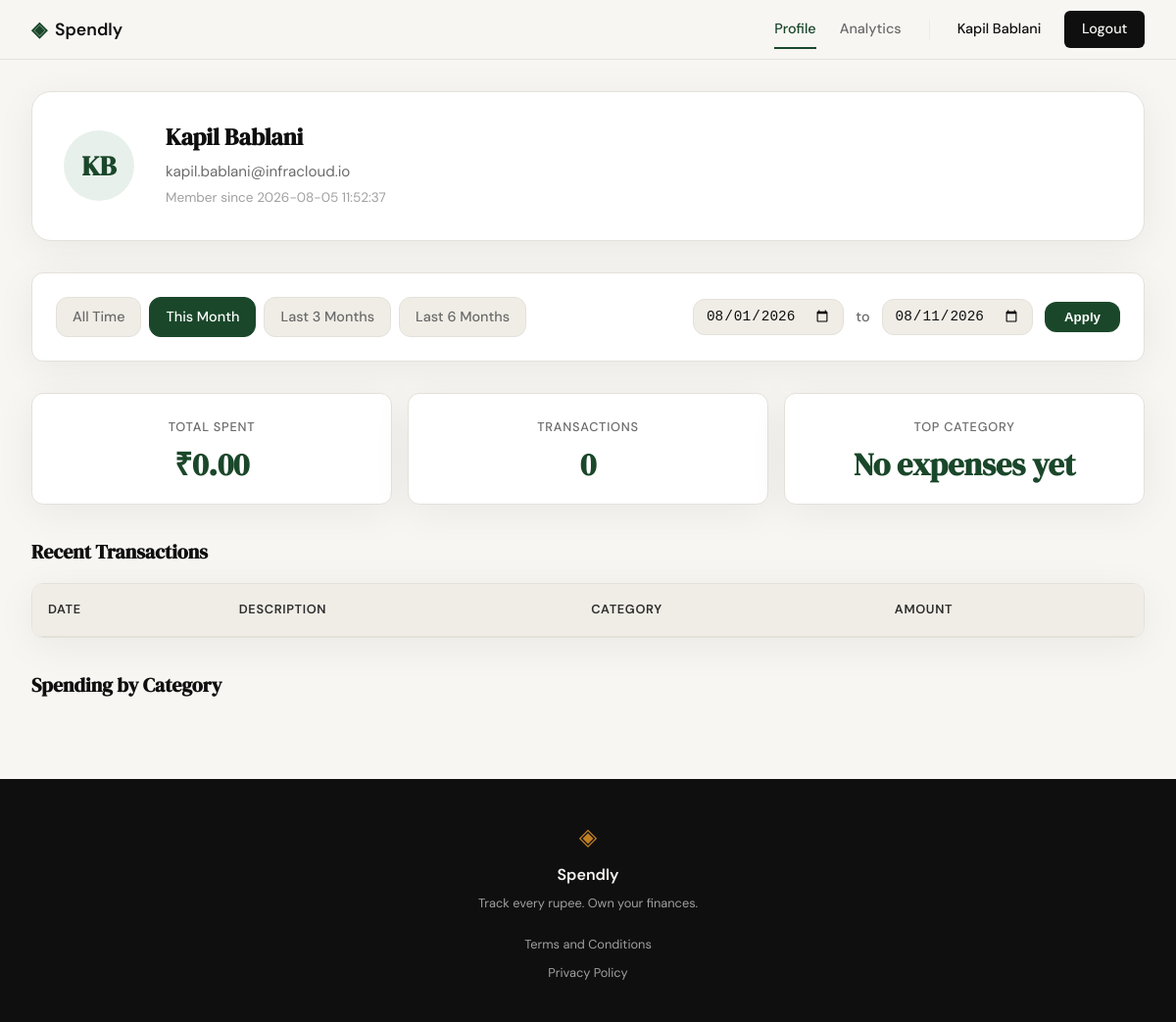
The page /profile?date_from=2026-08-01&date_to=2026-08-11 (signed in) on the database as committed earlier.
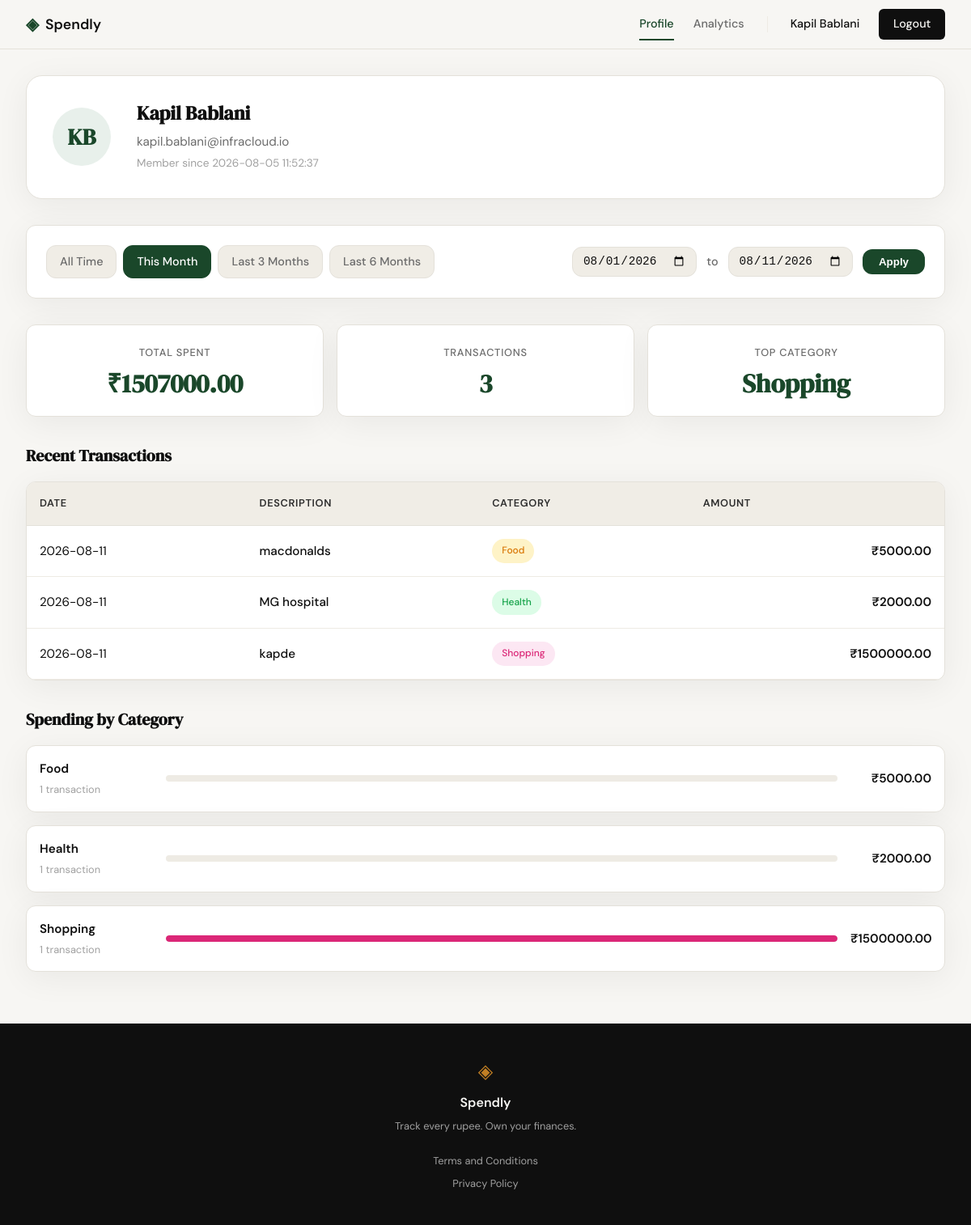
The same page on the database as committed later.
### tables this page shows
CREATE TABLE users (
            id INTEGER PRIMARY KEY AUTOINCREMENT,
            name TEXT NOT NULL,
            email TEXT UNIQUE NOT NULL,
            password_hash TEXT NOT NULL,
            created_at TEXT DEFAULT (datetime('now'))
        );

CREATE TABLE expenses (
            id INTEGER PRIMARY KEY AUTOINCREMENT,
            user_id INTEGER NOT NULL,
            amount REAL NOT NULL,
            category TEXT NOT NULL,
            date TEXT NOT NULL,
            description TEXT,
            created_at TEXT DEFAULT (datetime('now')),
            FOREIGN KEY (user_id) REFERENCES users (id)
        );

### app.py (the view)
@app.route("/profile")
def profile():
    if not session.get("user_id"):
        return redirect(url_for("login"))
    user_id = session.get("user_id")
    date_from = parse_iso_date(request.args.get("date_from"))
    date_to = parse_iso_date(request.args.get("date_to"))
    if date_from and date_to and date_from > date_to:
        flash("Start date must be before end date.", "error")
        date_from = None
        date_to = None
    user = get_user_by_id(user_id)
    if not user:
        return redirect(url_for("login"))
    user_name = user["name"]
    user_email = user["email"]
    user_initials = "".join(word[0].upper() for word in user_name.split())
    member_since = user["created_at"]
    expenses = get_user_expenses(user_id, date_from, date_to)
    transactions_data = [
        {
            "date": expense["date"],
            "description": expense["description"] or "",
            "category": expense["category"],
            "category_slug": expense["category"].lower(),
            "amount": f"{expense['amount']:.2f}"
        }
        for expense in expenses
    ]
    summary = get_expense_summary(user_id, date_from, date_to)
    total_spent = summary["total"]
    transaction_count = summary["count"]
    top_category = summary["top_category"]
    categories = summary["categories"]
    preset_this_month = get_preset_dates("this_month")
    preset_last_3_months = get_preset_dates("last_3_months")
    preset_last_6_months = get_preset_dates("last_6_months")
    active_preset = determine_active_preset(date_from, date_to)
    context = {
        "user_name": user_name,
        "user_initials": user_initials,
        "user_email": user_email,
        "member_since": member_since,
        "total_spent": total_spent,
        "transaction_count": transaction_count,
        "top_category": top_category,
        "transactions": transactions_data,
        "categories": categories,
        "date_from": date_from,
        "date_to": date_to,
        "active_preset": active_preset,
        "preset_this_month": preset_this_month,
        "preset_last_3_months": preset_last_3_months,
        "preset_last_6_months": preset_last_6_months,
    }
    return render_template("profile.html", **context)

### app.py (called while the page is built)
def parse_iso_date(value):
    if not value:
        return None
    try:
        return datetime.strptime(value, "%Y-%m-%d").date().isoformat()
    except ValueError:
        return None

def get_preset_dates(preset):
    today = datetime.now().date()
    if preset == "this_month":
        return {
            "from": today.replace(day=1).isoformat(),
            "to": today.isoformat()
        }
    elif preset == "last_3_months":
        return {
            "from": (today - timedelta(days=90)).isoformat(),
            "to": today.isoformat()
        }
    elif preset == "last_6_months":
        return {
            "from": (today - timedelta(days=180)).isoformat(),
            "to": today.isoformat()
        }
    else:  # "all_time" or absent
        return {"from": None, "to": None}

def determine_active_preset(date_from, date_to):
    if not date_from or not date_to:
        return "all_time"
    for preset in ("this_month", "last_3_months", "last_6_months"):
        preset_dates = get_preset_dates(preset)
        if date_from == preset_dates["from"] and date_to == preset_dates["to"]:
            return preset
    return "custom"

### database/db.py (called while the page is built)
def get_db():
    db_path = os.path.join(os.path.dirname(__file__), "..", "spendly.db")
    conn = sqlite3.connect(db_path)
    conn.row_factory = sqlite3.Row
    conn.execute("PRAGMA foreign_keys = ON")
    return conn

def get_user_by_id(user_id):
    db = get_db()
    cursor = db.cursor()
    cursor.execute("SELECT id, name, email, created_at FROM users WHERE id = ?", (user_id,))
    user = cursor.fetchone()
    db.close()
    return user

def get_user_expenses(user_id, date_from=None, date_to=None):
    db = get_db()
    cursor = db.cursor()
    query = "SELECT id, amount, category, date, description FROM expenses WHERE user_id = ?"
    params = [user_id]
    if date_from and date_to:
        query += " AND date BETWEEN ? AND ?"
        params.extend([date_from, date_to])
    query += " ORDER BY date DESC"
    cursor.execute(query, tuple(params))
    expenses = cursor.fetchall()
    db.close()
    return expenses if expenses else []

### templates/profile.html (shortened to what this page needs)
{% extends "base.html" %}
{% block head %}
<link rel="stylesheet" href="{{ url_for('static', filename='css/profile.css') }}">
{% endblock %}
{% block content %}
<div class="profile-wrapper">
  <div class="user-card">
    <div class="user-avatar">{{ user_initials }}</div>
    <div class="user-details">
      <h1 class="user-name">{{ user_name }}</h1>
      <p class="user-email">{{ user_email }}</p>
      <p class="user-meta">Member since {{ member_since }}</p>
    </div>
  </div>
  <div class="filter-bar">
    <div class="filter-presets">
      <a href="{{ url_for('profile') }}"
         class="preset-btn {% if active_preset == 'all_time' %}preset-btn--active{% endif %}">
        All Time
      </a>
      <a href="{{ url_for('profile', date_from=preset_this_month['from'], date_to=preset_this_month['to']) }}"
         class="preset-btn {% if active_preset == 'this_month' %}preset-btn--active{% endif %}">
        This Month
      </a>
      <a href="{{ url_for('profile', date_from=preset_last_3_months['from'], date_to=preset_last_3_months['to']) }}"
         class="preset-btn {% if active_preset == 'last_3_months' %}preset-btn--active{% endif %}">
        Last 3 Months
      </a>
      <a href="{{ url_for('profile', date_from=preset_last_6_months['from'], date_to=preset_last_6_months['to']) }}"
         class="preset-btn {% if active_preset == 'last_6_months' %}preset-btn--active{% endif %}">
        Last 6 Months
      </a>
    </div>
    <form method="GET" action="{{ url_for('profile') }}" class="filter-form">
      <input type="date" name="date_from" value="{{ date_from or '' }}" class="filter-input">
      <span class="filter-separator">to</span>
      <input type="date" name="date_to" value="{{ date_to or '' }}" class="filter-input">
      <button type="submit" class="filter-apply">Apply</button>
    </form>
  </div>
  <div class="stats-grid">
    <div class="stat-box">
      <div class="stat-label">Total Spent</div>
      <div class="stat-value">₹{{ total_spent }}</div>
    </div>
    <div class="stat-box">
      <div class="stat-label">Transactions</div>
      <div class="stat-value">{{ transaction_count }}</div>
    </div>
    <div class="stat-box">
      <div class="stat-label">Top Category</div>
      <div class="stat-value">{{ top_category }}</div>
    </div>
  </div>
  <section class="profile-section">
    <h2 class="section-heading">Recent Transactions</h2>
    <div class="transactions-table-wrapper">
      <table class="transactions-table">
        <thead>
          <tr>
            <th>Date</th>
            <th>Description</th>
            <th>Category</th>
            <th class="amount-cell">Amount</th>
          </tr>
        </thead>
        <tbody>
          {% for transaction in transactions %}
          <tr>
            <td class="date-cell">{{ transaction.date }}</td>
            <td class="description-cell">{{ transaction.description }}</td>
            <td class="category-cell">
              <span class="category-badge category-{{ transaction.category_slug }}">
                {{ transaction.category }}
              </span>
            </td>
            <td class="amount-cell">₹{{ transaction.amount }}</td>
          </tr>
          {% endfor %}
        </tbody>
      </table>
    </div>
  </section>
  <section class="profile-section">
    <h2 class="section-heading">Spending by Category</h2>
    <div class="breakdown-list">
      {% for category in categories %}
      <div class="breakdown-item">
        <div class="breakdown-label">
          <span class="breakdown-name">{{ category.name }}</span>
          <span class="breakdown-count">{{ category.count }} transaction{% if category.count != 1 %}s{% endif %}</span>
        </div>
        <div class="breakdown-bar-container">
          <div class="breakdown-bar">
            <div
              class="breakdown-bar-fill category-{{ category.slug }}"
              style="width: {{ category.percentage }}%"
            ></div>
          </div>
        </div>
        <div class="breakdown-amount">₹{{ category.total }}</div>
      </div>
      {% endfor %}
    </div>
  </section>
</div>
{% endblock %}

### templates/base.html (shortened to what this page needs)
<!DOCTYPE html>
<html lang="en">
<head>
    <link rel="stylesheet" href="{{ url_for('static', filename='css/style.css') }}">
    {% block head %}{% endblock %}
</head>
<body>
    <nav class="navbar">
        <div class="nav-inner">
            <a href="{{ url_for('landing') }}" class="nav-brand">
                <span class="brand-icon">◈</span>
                <span class="brand-name">Spendly</span>
            </a>
            <div class="nav-links">
                {% if session.get('user_id') %}
                    <a href="{{ url_for('profile') }}" class="nav-link {% if request.endpoint == 'profile' %}active{% endif %}">Profile</a>
                    <a href="{{ url_for('analytics') }}" class="nav-link {% if request.endpoint == 'analytics' %}active{% endif %}">Analytics</a>
                    <span class="nav-username">{{ session.get('user_name', 'User') }}</span>
                    <a href="{{ url_for('logout') }}" class="nav-cta">Logout</a>
                {% else %}
                    <a href="{{ url_for('login') }}">Sign in</a>
                    <a href="{{ url_for('register') }}" class="nav-cta">Get started</a>
                {% endif %}
            </div>
        </div>
    </nav>
    <main class="main-content">
        {% block content %}{% endblock %}
    </main>
    <footer class="footer">
        <div class="footer-inner">
            <span class="brand-icon">◈</span>
            <span class="footer-name">Spendly</span>
            <p class="footer-copy">Track every rupee. Own your finances.</p>
            <div class="footer-links">
                <a href="{{ url_for('terms') }}">Terms and Conditions</a>
                <a href="{{ url_for('privacy') }}">Privacy Policy</a>
            </div>
        </div>
    </footer>
</body>
</html>

### static/css/style.css (style rules this page uses)
:root { --ink: #0f0f0f; --ink-soft: #2d2d2d; --ink-muted: #6b6b6b; --ink-faint: #a0a0a0; --paper: #f7f6f3; --paper-warm: #f0ede6; --paper-card: #ffffff; --accent: #1a472a; --accent-light: #e8f0eb; --accent-2: #c17f24; --accent-2-light: #fdf3e3; --danger: #c0392b; --danger-light: #fdecea; --border: #e4e1da; --border-soft: #eeebe4; --font-display: 'DM Serif Display', Georgia, serif; --font-body: 'DM Sans', system-ui, sans-serif; --max-width: 1200px; --auth-width: 440px; --radius-sm: 6px; --radius-md: 12px; --radius-lg: 20px; }
*, *::before, *::after { box-sizing: border-box; margin: 0; padding: 0; }
html { font-size: 16px; scroll-behavior: smooth; }
body { background: var(--paper); color: var(--ink); font-family: var(--font-body); font-size: 1rem; line-height: 1.6; -webkit-font-smoothing: antialiased; }
a { color: inherit; text-decoration: none; }
.navbar { position: sticky; top: 0; z-index: 100; background: var(--paper); border-bottom: 1px solid var(--border); padding: 0 2rem; }
.nav-inner { max-width: var(--max-width); margin: 0 auto; height: 60px; display: flex; align-items: center; justify-content: space-between; }
.nav-brand { display: flex; align-items: center; gap: 0.5rem; font-family: var(--font-body); font-weight: 600; font-size: 1.1rem; color: var(--ink); }
.brand-icon { color: var(--accent); font-size: 1.3rem; }
.brand-name { color: var(--ink); }
.nav-links { display: flex; align-items: center; gap: 1.5rem; font-size: 0.9rem; font-weight: 500; }
.nav-links a { color: var(--ink-muted); transition: color 0.2s; }
.nav-cta { background: var(--ink) !important; color: var(--paper) !important; padding: 0.45rem 1.1rem; border-radius: var(--radius-sm); transition: background 0.2s !important; }
.main-content { min-height: calc(100vh - 60px - 100px); }
.footer { background: var(--ink); color: var(--paper); padding: 2.5rem 2rem; text-align: center; }
.footer-inner { display: flex; flex-direction: column; align-items: center; gap: 0.4rem; }
.footer .brand-icon { color: var(--accent-2); font-size: 1.5rem; }
.footer-name { font-weight: 600; font-size: 1rem; }
.footer-copy { font-size: 0.8rem; color: var(--ink-faint); }
.footer-links { display: flex; flex-direction: column; gap: 0.5rem; margin-top: 1rem; }
.footer-links a { font-size: 0.8rem; color: var(--ink-faint); transition: color 0.2s; }
.nav-link { position: relative; color: var(--ink-muted); transition: color 0.2s; }
.nav-link.active { color: var(--accent); font-weight: 500; }
.nav-link.active::after { content: ''; position: absolute; bottom: -8px; left: 0; right: 0; height: 2px; background: var(--accent); }

Rows that differ between the two databases and show on the page:
added expenses: category "Shopping", name "Shopping", count "1", {{ category.percentage }} 100 (drawn), total "1500000.00"
added expenses: name "Food", count "1", total "5000.00"
added expenses: name "Health", count "1", total "2000.00"
Other text that changed with them:
{{ total_spent }}: "0.00" → "1507000.00"
{{ transaction_count }}: "0" → "3"
{{ top_category }}: "No expenses yet" → (not shown)
